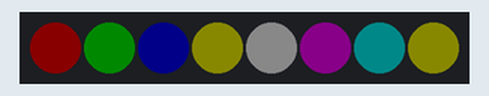
This sketch was run on a simulated Arduino Uno, built with avr-gcc and run on an emulated ATmega328P. Shown: 8 RGB LEDs in strip order, left to right. Dim RGB values are drawn brighter than linear.

Above: at 0.1 s.
At 0.6 s:
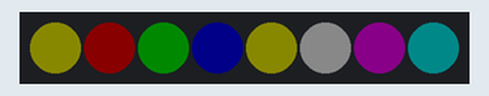
At 1.1 s:
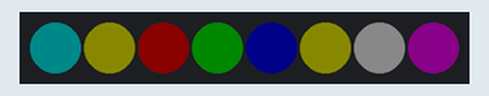
At 1.6 s:
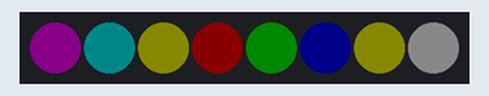
At 2.6 s:
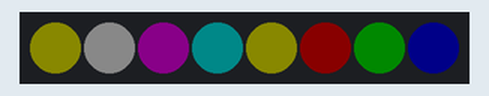
At 3.6 s:
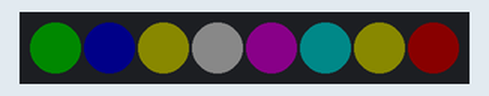
Timing chart, 0 to 40.0 s (numbered marks = the images above):
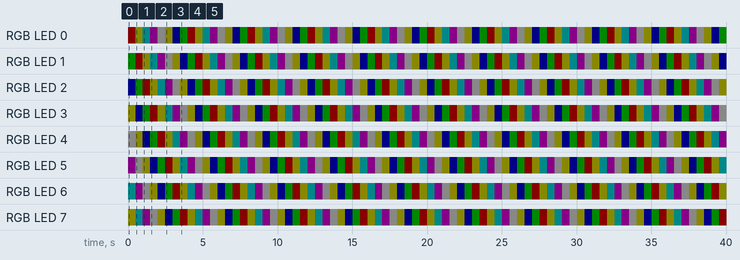

Measured:
- by itself, RGB LED 0: repeats every 4.0 s: RGB(10, 10, 0) 0.50 s, RGB(0, 10, 10) 0.50 s, RGB(10, 0, 10) 0.50 s, RGB(10, 10, 10) 0.50 s, RGB(10, 10, 0) 0.50 s, RGB(0, 0, 10) 0.50 s, RGB(0, 10, 0) 0.50 s, RGB(10, 0, 0) 0.50 s
- by itself, RGB LED 1: repeats every 4.0 s: RGB(10, 0, 0) 0.50 s, RGB(10, 10, 0) 0.50 s, RGB(0, 10, 10) 0.50 s, RGB(10, 0, 10) 0.50 s, RGB(10, 10, 10) 0.50 s, RGB(10, 10, 0) 0.50 s, RGB(0, 0, 10) 0.50 s, RGB(0, 10, 0) 0.50 s
- by itself, everything shown: repeats every 4.0 s, in 8 steps
- what the display in image 1 shows lasts 0.5 s, from 0.5 s to 1.0 s

The sketch:

sketch_jan31a_FastLED.ino
```cpp
#include <Adafruit_NeoPixel.h> //Dołączenie biblioteki

#define NUM_LEDS 8
#define LED_PIN 5
#define colorPower 10

Adafruit_NeoPixel ledBoard = Adafruit_NeoPixel(NUM_LEDS, LED_PIN, NEO_GRB + NEO_KHZ800);

int red = 0;
int green = 0;
int blue = 0;

void setup() {
  ledBoard.begin();
  ledBoard.show();

}

void loop() {

  for (int i = 0; i < NUM_LEDS; i++) {
    setRed();
    ledBoard.setPixelColor(i, ledBoard.Color(red, green, blue));
    setGreen();
    ledBoard.setPixelColor((i + 1) % NUM_LEDS, ledBoard.Color(red, green, blue));
    setBlue();
    ledBoard.setPixelColor((i + 2) % NUM_LEDS, ledBoard.Color(red, green, blue));
    setYellow();
    ledBoard.setPixelColor((i + 3) % NUM_LEDS, ledBoard.Color(red, green, blue));
    setWhite();
    ledBoard.setPixelColor((i + 4) % NUM_LEDS, ledBoard.Color(red, green, blue));
    setPurple();
    ledBoard.setPixelColor((i + 5) % NUM_LEDS, ledBoard.Color(red, green, blue));
    setCyan();
    ledBoard.setPixelColor((i + 6) % NUM_LEDS, ledBoard.Color(red, green, blue));
    setYellow();
    ledBoard.setPixelColor((i + 7) % NUM_LEDS, ledBoard.Color(red, green, blue));

    ledBoard.show();
    delay(500);
  }
}

void setRed() {
  red = 1 * colorPower;
  green = 0;
  blue = 0;
}

void setGreen() {
  red = 0;
  green = 1 * colorPower;
  blue = 0;
}

void setBlue() {
  red = 0;
  green = 0;
  blue = 1 * colorPower;
}

void setYellow() {
  red = 1 * colorPower;
  green = 1 * colorPower;
  blue = 0;
}

void setWhite() {
  red = 1 * colorPower;
  green = 1 * colorPower;
  blue = 1 * colorPower;
}

void setPurple() {
  red = 1 * colorPower;
  green = 0;
  blue = 1 * colorPower;
}

void setCyan() {
  red = 0;
  green = 1 * colorPower;
  blue = 1 * colorPower;
}
```
